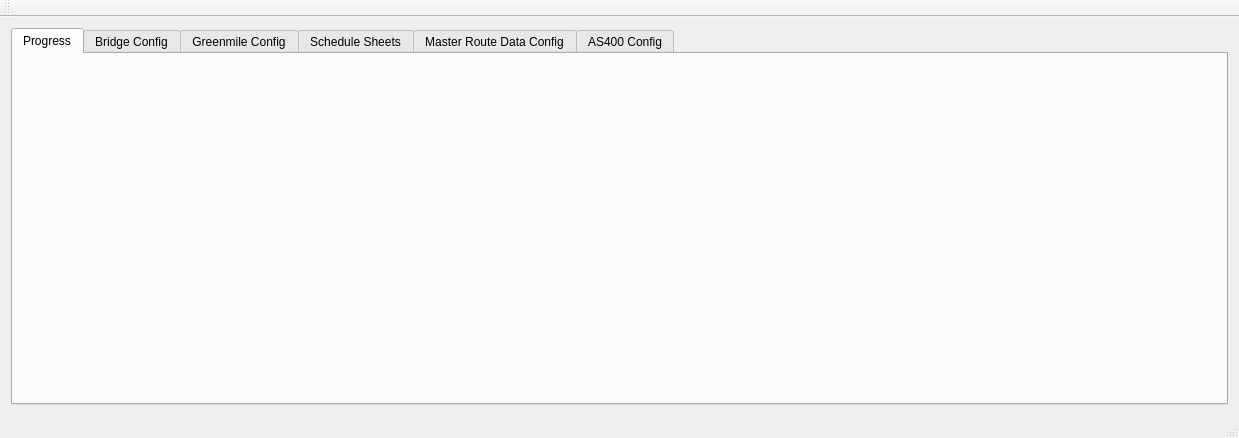
<?xml version="1.0" encoding="UTF-8"?>
<ui version="4.0">
 <class>MainWindow</class>
 <widget class="QMainWindow" name="MainWindow">
  <property name="geometry">
   <rect>
    <x>0</x>
    <y>0</y>
    <width>1239</width>
    <height>438</height>
   </rect>
  </property>
  <property name="windowTitle">
   <string>MainWindow</string>
  </property>
  <widget class="QWidget" name="centralWidget">
   <layout class="QGridLayout" name="gridLayout_2">
    <item row="0" column="0">
     <widget class="QTabWidget" name="configTab">
      <property name="currentIndex">
       <number>0</number>
      </property>
      <widget class="QWidget" name="progressTab">
       <attribute name="title">
        <string>Progress</string>
       </attribute>
       <layout class="QGridLayout" name="gridLayout_5">
        <item row="0" column="0">
         <layout class="QGridLayout" name="bridgeProgressGridLayout"/>
        </item>
       </layout>
      </widget>
      <widget class="QWidget" name="bridgeConfigTab">
       <attribute name="title">
        <string>Bridge Config</string>
       </attribute>
       <layout class="QGridLayout" name="gridLayout_8">
        <item row="0" column="0">
         <layout class="QGridLayout" name="bridgeConfigGrid"/>
        </item>
       </layout>
      </widget>
      <widget class="QWidget" name="gmConfigTab">
       <attribute name="title">
        <string>Greenmile Config</string>
       </attribute>
       <layout class="QGridLayout" name="gridLayout_4">
        <item row="0" column="0">
         <layout class="QGridLayout" name="greenmileConfigGrid"/>
        </item>
       </layout>
      </widget>
      <widget class="QWidget" name="scheduleSheetsTab">
       <attribute name="title">
        <string>Schedule Sheets</string>
       </attribute>
       <layout class="QGridLayout" name="gridLayout_10">
        <item row="0" column="0">
         <layout class="QGridLayout" name="scheduleSheetsGrid"/>
        </item>
       </layout>
      </widget>
      <widget class="QWidget" name="mrsDataConfigTab">
       <attribute name="title">
        <string>Master Route Data Config</string>
       </attribute>
       <layout class="QGridLayout" name="gridLayout_7">
        <item row="0" column="0">
         <layout class="QGridLayout" name="mrsDataConfigGrid"/>
        </item>
       </layout>
      </widget>
      <widget class="QWidget" name="as400ConfigTab">
       <attribute name="title">
        <string>AS400 Config</string>
       </attribute>
       <layout class="QGridLayout" name="gridLayout_6">
        <item row="0" column="0">
         <layout class="QGridLayout" name="as400ConfigGrid"/>
        </item>
       </layout>
      </widget>
     </widget>
    </item>
   </layout>
  </widget>
  <widget class="QMenuBar" name="menuBar">
   <property name="geometry">
    <rect>
     <x>0</x>
     <y>0</y>
     <width>1239</width>
     <height>18</height>
    </rect>
   </property>
  </widget>
  <widget class="QToolBar" name="mainToolBar">
   <attribute name="toolBarArea">
    <enum>TopToolBarArea</enum>
   </attribute>
   <attribute name="toolBarBreak">
    <bool>false</bool>
   </attribute>
  </widget>
  <widget class="QStatusBar" name="statusBar"/>
 </widget>
 <layoutdefault spacing="6" margin="11"/>
 <resources/>
 <connections/>
</ui>
